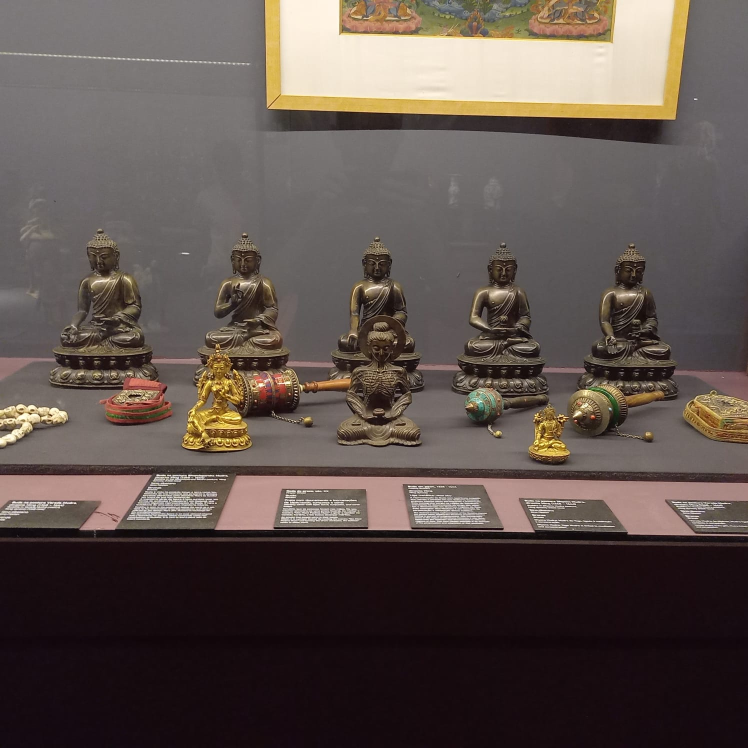
#> input picture imagens/foto1.jpeg, 1496 x 1496 px (shown at 1/2 size); its folder holds only this picture in this run
$ python segmentacao_textura.py   (older library calls are emulated)
#> lines starting #> are read from the running program, lines starting #| are printed output that depends on the picture
"""
Segmentação de imagens por textura usando banco de filtros clássico
(orientações + circular, 3 escalas) + K-Means (distância euclidiana N-D)
"""

import os
import glob
import argparse
import numpy as np
import cv2

"""----------------------------------------------------------------------------------------"""

"""
BANCO DE FILTROS DE TEXTURA

8 filtros:
  - 6 orientados (Gabor): 0°, 22.5°, 45°, 67.5°, 90°, 135°
    (cobrem horizontal, vertical, 45° e 135°)
  - 2 circulares/isotropicos (Laplaciano do Gaussiano com sigmas diferentes)

8 filtros x 3 escalas = 24 dimensoes no vetor de caracteristicas
"""

ORIENTACOES_GRAUS = [0, 22.5, 45, 67.5, 90, 135]

def construir_kernels_gabor(ksize=15):
    """Cria um kernel de Gabor para cada orientacao da lista ORIENTACOES_GRAUS"""
    kernels = []
    sigma = ksize / 6.0
    lambd = ksize / 2.0
    gamma = 0.5
    for ang_graus in ORIENTACOES_GRAUS:
        theta = np.deg2rad(ang_graus)
        kernel = cv2.getGaborKernel(
            (ksize, ksize), sigma, theta, lambd, gamma, psi=0, ktype=cv2.CV_32F
        )
        # normaliza para energia unitaria, evita filtros com escalas muito diferentes
        kernel /= np.sqrt((kernel ** 2).sum())
        kernels.append(("gabor_{}deg".format(ang_graus), kernel))
    return kernels


def aplicar_filtro_circular(img_float, sigma):
    borrada = cv2.GaussianBlur(img_float, (0, 0), sigmaX=sigma)
    log = cv2.Laplacian(borrada, cv2.CV_32F, ksize=3)
    return log


def aplicar_banco_de_filtros(img_gray_float, kernels_gabor):
    """Retorna uma lista de 8 mapas de resposta (valor absoluto)"""
    respostas = []
    for nome, kernel in kernels_gabor:
        resp = cv2.filter2D(img_gray_float, cv2.CV_32F, kernel)
        respostas.append(np.abs(resp))

    for sigma in (2.0, 4.0):
        resp = aplicar_filtro_circular(img_gray_float, sigma)
        respostas.append(np.abs(resp))

    return respostas

"""----------------------------------------------------------------------------------------"""

"""PIRAMIDE GAUSSIANA 3 ESCALAS"""
def construir_piramide(img_gray_float, niveis=3):
    """Escala 0 = original, escala 1 = borra+reduz pela metade, escala 2 = de novo."""
    piramide = [img_gray_float]
    atual = img_gray_float
    for _ in range(niveis - 1):
        atual = cv2.pyrDown(atual)
        piramide.append(atual)
    return piramide

"""----------------------------------------------------------------------------------------"""

"""VETOR DE CARACTERISTICAS POR JANELA 24 Dimensoes"""

def extrair_mapa_de_features(img_gray, kernels_gabor, tam_bloco=32):
    """
    Para uma imagem:
      -Monta piramide de 3 escalas;
      -Em cada escala, aplica os 8 filtros;
      -Redimensiona cada mapa de resposta de volta para 512x512;
      -Divide em blocos (janelas) e calcula a media da resposta em cada bloco.

    Retorna array (n_blocos_y, n_blocos_x, 24)
    """
    h, w = img_gray.shape
    img_float = img_gray.astype(np.float32) / 255.0

    piramide = construir_piramide(img_float, niveis=3)

    mapas_24 = []
    for escala_img in piramide:
        respostas = aplicar_banco_de_filtros(escala_img, kernels_gabor)
        for resp in respostas:
            resp_full = cv2.resize(resp, (w, h), interpolation=cv2.INTER_LINEAR)
            mapas_24.append(resp_full)

    assert len(mapas_24) == 24, "Esperado 24 mapas de resposta (8 filtros x 3 escalas)"

    n_by = h // tam_bloco
    n_bx = w // tam_bloco
    features = np.zeros((n_by, n_bx, 24), dtype=np.float32)

    for canal, mapa in enumerate(mapas_24):
        for by in range(n_by):
            for bx in range(n_bx):
                y0, y1 = by * tam_bloco, (by + 1) * tam_bloco
                x0, x1 = bx * tam_bloco, (bx + 1) * tam_bloco
                features[by, bx, canal] = mapa[y0:y1, x0:x1].mean()

    return features


"""----------------------------------------------------------------------------------------"""

"""CLUSTERIZACAO K-MEANS, DISTANCIA EUCLIDIANA N-D"""

def clusterizar(features, k=5, seed=42):
    """K-means classico (Lloyd) sobre vetores 24-D, com normalizacao z-score"""
    n_by, n_bx, d = features.shape
    X = features.reshape(-1, d).astype(np.float32)

    media = X.mean(axis=0, keepdims=True)
    desvio = X.std(axis=0, keepdims=True) + 1e-6
    Xn = (X - media) / desvio

    criterios = (cv2.TERM_CRITERIA_EPS + cv2.TERM_CRITERIA_MAX_ITER, 100, 1e-4)
    cv2.setRNGSeed(seed)
    _, labels, centros = cv2.kmeans(
        Xn, k, None, criterios, attempts=10, flags=cv2.KMEANS_PP_CENTERS
    )
    labels = labels.reshape(n_by, n_bx)
    return labels


"""----------------------------------------------------------------------------------------"""

"""VISUALIZACAO"""

PALETA = [
    (255, 0, 0), (0, 255, 0), (0, 0, 255), (255, 255, 0),
    (255, 0, 255), (0, 255, 255), (128, 0, 255), (255, 128, 0),
]


def gerar_imagem_segmentada(img_gray, labels, tam_bloco, alpha=0.45):
    """Colore cada bloco conforme o cluster e mistura com a imagem original"""
    h, w = img_gray.shape
    n_by, n_bx = labels.shape

    mapa_cor = np.zeros((h, w, 3), dtype=np.uint8)
    for by in range(n_by):
        for bx in range(n_bx):
            cor = PALETA[int(labels[by, bx]) % len(PALETA)]
            y0, y1 = by * tam_bloco, (by + 1) * tam_bloco
            x0, x1 = bx * tam_bloco, (bx + 1) * tam_bloco
            mapa_cor[y0:y1, x0:x1] = cor

    img_bgr = cv2.cvtColor(img_gray, cv2.COLOR_GRAY2BGR)
    overlay = cv2.addWeighted(img_bgr, 1 - alpha, mapa_cor, alpha, 0)

    # imagem lado a lado: original | overlay | mapa de clusters puro
    lado_a_lado = np.hstack([img_bgr, overlay, mapa_cor])
    return lado_a_lado


"""----------------------------------------------------------------------------------------"""

"""PIPELINE PRINCIPAL"""

def processar_pasta(input_dir, output_dir, k=5, tam_bloco=32):
#> called with input_dir = 'imagens', output_dir = 'resultados', k = 5, tam_bloco = 32
    os.makedirs(output_dir, exist_ok=True)
    kernels_gabor = construir_kernels_gabor(ksize=15)

    caminhos = sorted(
        glob.glob(os.path.join(input_dir, "*.png"))
        + glob.glob(os.path.join(input_dir, "*.jpg"))
        + glob.glob(os.path.join(input_dir, "*.jpeg"))
    )

    if len(caminhos) == 0:
        raise RuntimeError(f"Nenhuma imagem encontrada em {input_dir}")

    print(f"Encontradas {len(caminhos)} imagens.")

    for caminho in caminhos:
        nome = os.path.splitext(os.path.basename(caminho))[0]
        img = cv2.imread(caminho, cv2.IMREAD_GRAYSCALE)
        if img is None:
            print(f"  [aviso] nao lido corretamente {caminho}, pulando.")
            continue

        if img.shape != (512, 512):
            h, w = img.shape
            if h < 512 or w < 512:
                print(f"  [aviso] {nome} eh menor que 512x512 ({h}x{w}), pulando "
                      "(use preprocessar_imagens.py para gerar recortes corretos).")
                continue
            cy, cx = h // 2, w // 2
            img = img[cy - 256:cy + 256, cx - 256:cx + 256]
#> img: shape (512, 512)

        features = extrair_mapa_de_features(img, kernels_gabor, tam_bloco=tam_bloco)
#> the loop in construir_piramide, `for _ in range(niveis - 1):` made 2 passes
#> pass 2, in construir_piramide, `atual = cv2.pyrDown(atual)`:
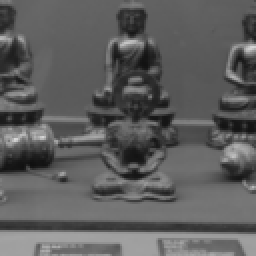
#> atual: shape (128, 128) float32 (shown 2 times larger); min 0.064, max 0.846, mean 0.369
#> after the loop in construir_piramide, `for _ in range(niveis - 1):`: piramide = 3 items
#> the loop in extrair_mapa_de_features, `for escala_img in piramide:` made 3 passes
#> pass 1, in aplicar_filtro_circular (call 2), `log = cv2.Laplacian(borrada, cv2.CV_32F, ksize=3)`:
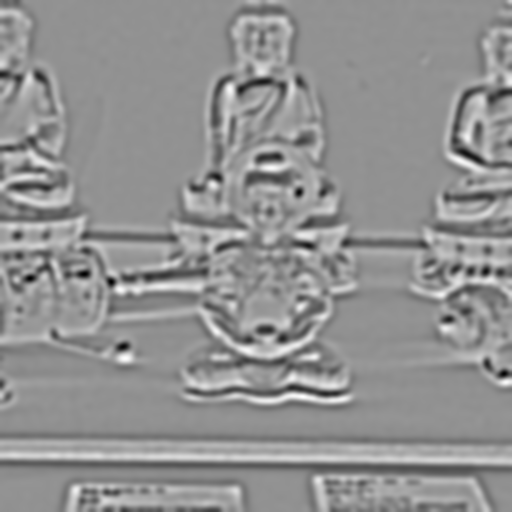
#> log: shape (512, 512) float32; min -0.0614, max 0.0459, mean -6.09e-06; drawn with min black and max white
#> after the loop in extrair_mapa_de_features, `for escala_img in piramide:`:
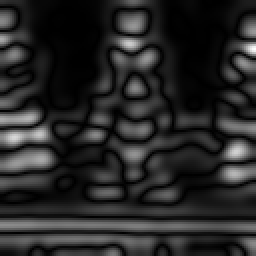
#> resp: shape (128, 128) float32 (shown 2 times larger); min 4.77e-07, max 0.0599, mean 0.00935; drawn with min black and max white
#> after the loop in extrair_mapa_de_features, `for escala_img in piramide:`: mapas_24 = 24 items
#> the loop in extrair_mapa_de_features, `for canal, mapa in enumerate(mapas_24):` made 24 passes
        labels = clusterizar(features, k=k)
#> in clusterizar, `Xn = (X - media) / desvio`:
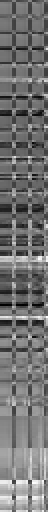
#> Xn: shape (256, 24) float32 (shown 2 times larger); min -2.83, max 3.4, mean 5.96e-08; drawn with min black and max white
#> in clusterizar, `_, labels, centros = cv2.kmeans( Xn, k, None, criterios, attempts=10, ..`: labels = 256 values, max 4 at index 32, min 0 at index 16, mean 1.95
        resultado = gerar_imagem_segmentada(img, labels, tam_bloco=tam_bloco)
#> after the loop in gerar_imagem_segmentada, `for by in range(n_by):`:
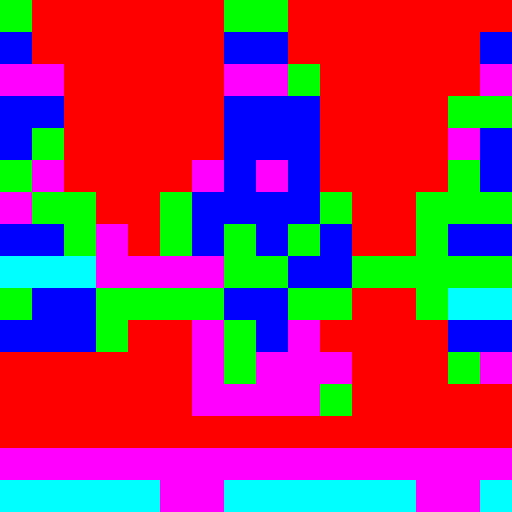
#> mapa_cor: shape (512, 512, 3); mean of channels 0, 1, 2 102.6, 57.8, 157.4; drawn as B, G, R
#> in gerar_imagem_segmentada, `overlay = cv2.addWeighted(img_bgr, 1 - alpha, mapa_cor, alpha, 0)`:
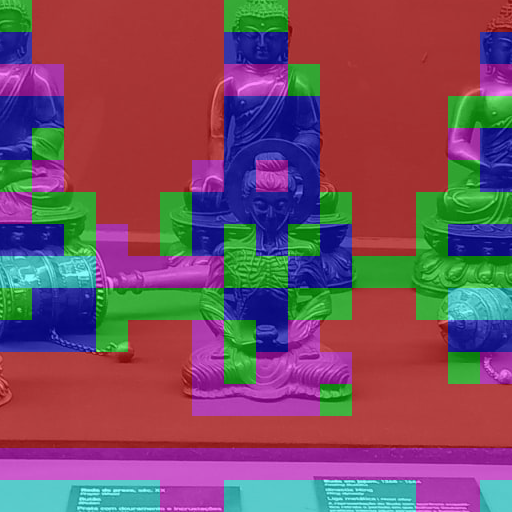
#> overlay: shape (512, 512, 3); mean B, G, R 98, 77.8, 122.6
#> in gerar_imagem_segmentada, `lado_a_lado = np.hstack([img_bgr, overlay, mapa_cor])`:
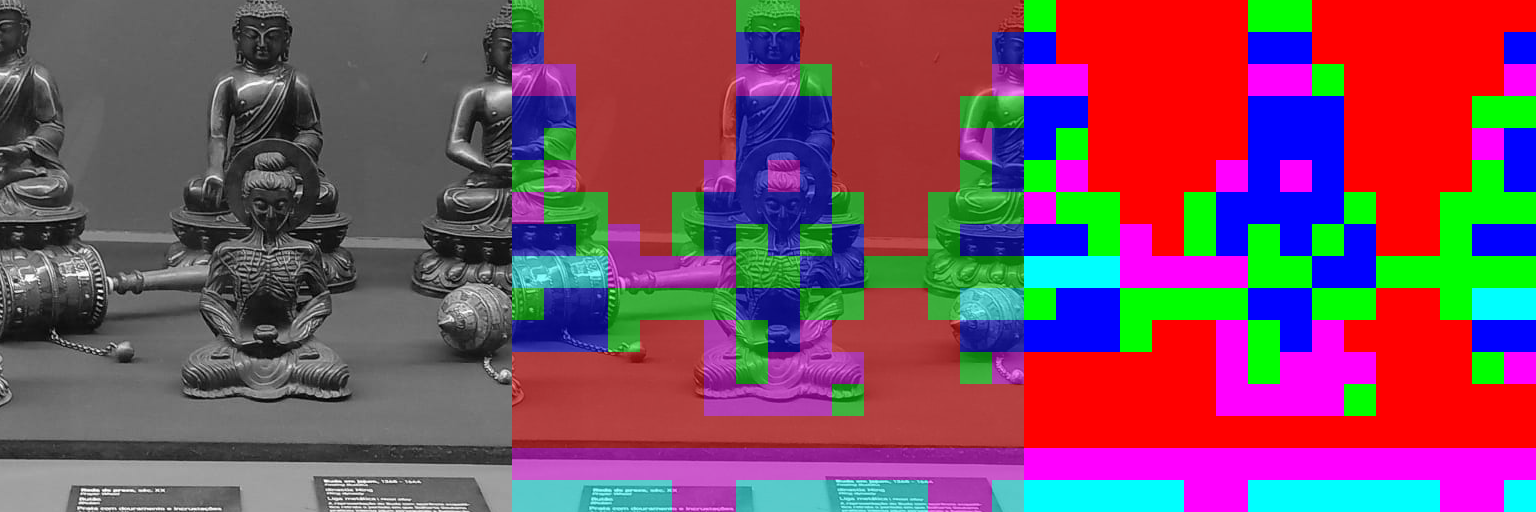
#> lado_a_lado: shape (512, 1536, 3); mean B, G, R 98.3, 76.6, 124.7

        saida = os.path.join(output_dir, f"{nome}_segmentado.png")
        cv2.imwrite(saida, resultado)
        print(f"  processado: {nome} -> {saida}")

    print("Concluido.")


if __name__ == "__main__":
    parser = argparse.ArgumentParser(description="Segmentação por textura (filtros + k-means)")
    parser.add_argument("--input_dir", default="imagens", help="pasta com as imagens de entrada")
    parser.add_argument("--output_dir", default="resultados", help="pasta para salvar resultados")
    parser.add_argument("--k", type=int, default=5, help="número de clusters/categorias de textura")
    parser.add_argument("--block", type=int, default=32, help="tamanho do bloco/janela em pixels")
    args = parser.parse_args()

    processar_pasta(args.input_dir, args.output_dir, k=args.k, tam_bloco=args.block)

$ run again, on imagens/foto11.jpg
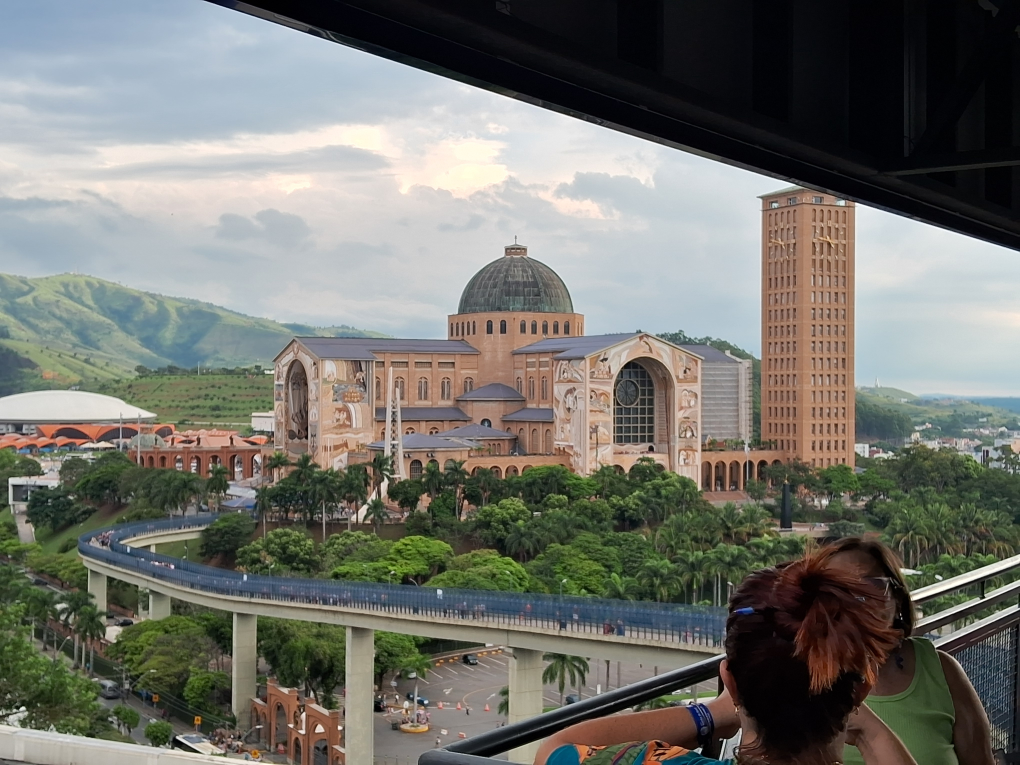
#> input picture imagens/foto11.jpg, 4080 x 3060 px (shown at 1/4 size)
#> after the loop in construir_piramide, `for _ in range(niveis - 1):`: piramide = 3 items
#> the loop in extrair_mapa_de_features, `for escala_img in piramide:` made 3 passes
#> after the loop in extrair_mapa_de_features, `for escala_img in piramide:`:
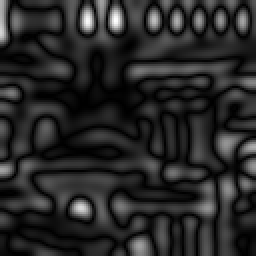
#> resp: shape (128, 128) float32 (shown 2 times larger); min 1.43e-06, max 0.046, mean 0.00727; drawn with min black and max white
#> after the loop in extrair_mapa_de_features, `for escala_img in piramide:`: mapas_24 = 24 items
#> the loop in extrair_mapa_de_features, `for canal, mapa in enumerate(mapas_24):` made 24 passes
#> labels = 256 values, max 4 at index 0, min 0 at index 1, mean 1.75
#> in gerar_imagem_segmentada, `lado_a_lado = np.hstack([img_bgr, overlay, mapa_cor])`:
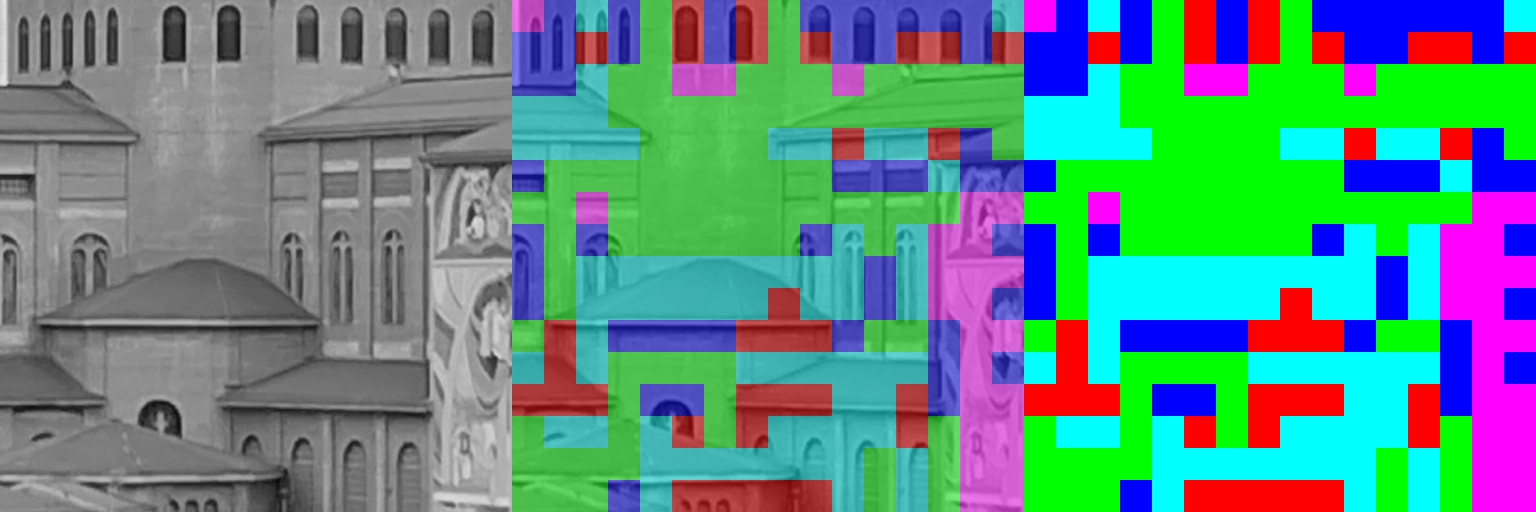
#> lado_a_lado: shape (512, 1536, 3); mean B, G, R 130.5, 138.7, 92.5
